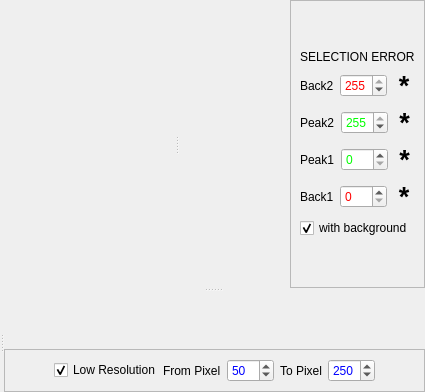
                   <widget class="QSplitter" name="splitter_5">
                    <property name="minimumSize">
                     <size>
                      <width>100</width>
                      <height>100</height>
                     </size>
                    </property>
                    <property name="orientation">
                     <enum>Qt::Vertical</enum>
                    </property>
                    <property name="childrenCollapsible">
                     <bool>false</bool>
                    </property>
                    <widget class="QSplitter" name="splitter_8">
                     <property name="orientation">
                      <enum>Qt::Horizontal</enum>
                     </property>
                     <property name="childrenCollapsible">
                      <bool>false</bool>
                     </property>
                     <widget class="MPLWidgetNoLog" name="norm_yt_plot" native="true">
                      <property name="sizePolicy">
                       <sizepolicy hsizetype="Expanding" vsizetype="Expanding">
                        <horstretch>0</horstretch>
                        <verstretch>0</verstretch>
                       </sizepolicy>
                      </property>
                     </widget>
                     <widget class="QWidget" name="layoutWidget_11">
                      <layout class="QHBoxLayout" name="horizontalLayout_43">
                       <item>
                        <widget class="MPLWidgetXLog" name="norm_yi_plot" native="true">
                         <property name="sizePolicy">
                          <sizepolicy hsizetype="Expanding" vsizetype="Expanding">
                           <horstretch>0</horstretch>
                           <verstretch>0</verstretch>
                          </sizepolicy>
                         </property>
                        </widget>
                       </item>
                       <item>
                        <widget class="QFrame" name="frame_16">
                         <property name="maximumSize">
                          <size>
                           <width>180</width>
                           <height>16777215</height>
                          </size>
                         </property>
                         <property name="frameShape">
                          <enum>QFrame::StyledPanel</enum>
                         </property>
                         <property name="frameShadow">
                          <enum>QFrame::Raised</enum>
                         </property>
                         <layout class="QVBoxLayout" name="verticalLayout_31">
                          <item>
                           <spacer name="verticalSpacer_7">
                            <property name="orientation">
                             <enum>Qt::Vertical</enum>
                            </property>
                            <property name="sizeType">
                             <enum>QSizePolicy::Minimum</enum>
                            </property>
                            <property name="sizeHint" stdset="0">
                             <size>
                              <width>20</width>
                              <height>40</height>
                             </size>
                            </property>
                           </spacer>
                          </item>
                          <item>
                           <widget class="QLabel" name="norm_selection_error_label">
                            <property name="text">
                             <string>SELECTION ERROR</string>
                            </property>
                           </widget>
                          </item>
                          <item>
                           <layout class="QVBoxLayout" name="verticalLayout_32">
                            <item>
                             <layout class="QHBoxLayout" name="horizontalLayout_44">
                              <item>
                               <widget class="QLabel" name="normBackFromLabel">
                                <property name="text">
                                 <string>Back2</string>
                                </property>
                               </widget>
                              </item>
                              <item>
                               <widget class="QSpinBox" name="normBackToValue">
                                <property name="palette">
                                 <palette>
                                  <active>
                                   <colorrole role="Text">
                                    <brush brushstyle="SolidPattern">
                                     <color alpha="255">
                                      <red>255</red>
                                      <green>0</green>
                                      <blue>0</blue>
                                     </color>
                                    </brush>
                                   </colorrole>
                                  </active>
                                  <inactive>
                                   <colorrole role="Text">
                                    <brush brushstyle="SolidPattern">
                                     <color alpha="255">
                                      <red>255</red>
                                      <green>0</green>
                                      <blue>0</blue>
                                     </color>
                                    </brush>
                                   </colorrole>
                                  </inactive>
                                  <disabled>
                                   <colorrole role="Text">
                                    <brush brushstyle="SolidPattern">
                                     <color alpha="255">
                                      <red>118</red>
                                      <green>118</green>
                                      <blue>117</blue>
                                     </color>
                                    </brush>
                                   </colorrole>
                                  </disabled>
                                 </palette>
                                </property>
                                <property name="maximum">
                                 <number>255</number>
                                </property>
                                <property name="value">
                                 <number>255</number>
                                </property>
                               </widget>
                              </item>
                              <item>
                               <widget class="QLabel" name="norm_back2_error">
                                <property name="font">
                                 <font>
                                  <pointsize>20</pointsize>
                                  <weight>75</weight>
                                  <bold>true</bold>
                                 </font>
                                </property>
                                <property name="accessibleDescription">
                                 <string/>
                                </property>
                                <property name="text">
                                 <string>*</string>
                                </property>
                                <property name="alignment">
                                 <set>Qt::AlignCenter</set>
                                </property>
                               </widget>
                              </item>
                             </layout>
                            </item>
                            <item>
                             <layout class="QHBoxLayout" name="horizontalLayout_45">
                              <item>
                               <widget class="QLabel" name="normPeakFromLabel">
                                <property name="text">
                                 <string>Peak2</string>
                                </property>
                               </widget>
                              </item>
                              <item>
                               <widget class="QSpinBox" name="normPeakToValue">
                                <property name="palette">
                                 <palette>
                                  <active>
                                   <colorrole role="Text">
                                    <brush brushstyle="SolidPattern">
                                     <color alpha="255">
                                      <red>0</red>
                                      <green>255</green>
                                      <blue>0</blue>
                                     </color>
                                    </brush>
                                   </colorrole>
                                  </active>
                                  <inactive>
                                   <colorrole role="Text">
                                    <brush brushstyle="SolidPattern">
                                     <color alpha="255">
                                      <red>0</red>
                                      <green>255</green>
                                      <blue>0</blue>
                                     </color>
                                    </brush>
                                   </colorrole>
                                  </inactive>
                                  <disabled>
                                   <colorrole role="Text">
                                    <brush brushstyle="SolidPattern">
                                     <color alpha="255">
                                      <red>118</red>
                                      <green>118</green>
                                      <blue>117</blue>
                                     </color>
                                    </brush>
                                   </colorrole>
                                  </disabled>
                                 </palette>
                                </property>
                                <property name="maximum">
                                 <number>255</number>
                                </property>
                                <property name="value">
                                 <number>255</number>
                                </property>
                               </widget>
                              </item>
                              <item>
                               <widget class="QLabel" name="norm_peak2_error">
                                <property name="font">
                                 <font>
                                  <pointsize>20</pointsize>
                                  <weight>75</weight>
                                  <bold>true</bold>
                                 </font>
                                </property>
                                <property name="accessibleDescription">
                                 <string/>
                                </property>
                                <property name="text">
                                 <string>*</string>
                                </property>
                                <property name="alignment">
                                 <set>Qt::AlignCenter</set>
                                </property>
                               </widget>
                              </item>
                             </layout>
                            </item>
                            <item>
                             <layout class="QHBoxLayout" name="horizontalLayout_46">
                              <item>
                               <widget class="QLabel" name="normPeakToLabel">
                                <property name="text">
                                 <string>Peak1</string>
                                </property>
                               </widget>
                              </item>
                              <item>
                               <widget class="QSpinBox" name="normPeakFromValue">
                                <property name="palette">
                                 <palette>
                                  <active>
                                   <colorrole role="Text">
                                    <brush brushstyle="SolidPattern">
                                     <color alpha="255">
                                      <red>0</red>
                                      <green>255</green>
                                      <blue>0</blue>
                                     </color>
                                    </brush>
                                   </colorrole>
                                  </active>
                                  <inactive>
                                   <colorrole role="Text">
                                    <brush brushstyle="SolidPattern">
                                     <color alpha="255">
                                      <red>0</red>
                                      <green>255</green>
                                      <blue>0</blue>
                                     </color>
                                    </brush>
                                   </colorrole>
                                  </inactive>
                                  <disabled>
                                   <colorrole role="Text">
                                    <brush brushstyle="SolidPattern">
                                     <color alpha="255">
                                      <red>118</red>
                                      <green>118</green>
                                      <blue>117</blue>
                                     </color>
                                    </brush>
                                   </colorrole>
                                  </disabled>
                                 </palette>
                                </property>
                                <property name="maximum">
                                 <number>255</number>
                                </property>
                                <property name="value">
                                 <number>0</number>
                                </property>
                               </widget>
                              </item>
                              <item>
                               <widget class="QLabel" name="norm_peak1_error">
                                <property name="font">
                                 <font>
                                  <pointsize>20</pointsize>
                                  <weight>75</weight>
                                  <bold>true</bold>
                                 </font>
                                </property>
                                <property name="accessibleDescription">
                                 <string/>
                                </property>
                                <property name="text">
                                 <string>*</string>
                                </property>
                                <property name="alignment">
                                 <set>Qt::AlignCenter</set>
                                </property>
                               </widget>
                              </item>
                             </layout>
                            </item>
                            <item>
                             <layout class="QHBoxLayout" name="horizontalLayout_47">
                              <item>
                               <widget class="QLabel" name="normBackToLabel">
                                <property name="text">
                                 <string>Back1</string>
                                </property>
                               </widget>
                              </item>
                              <item>
                               <widget class="QSpinBox" name="normBackFromValue">
                                <property name="palette">
                                 <palette>
                                  <active>
                                   <colorrole role="Text">
                                    <brush brushstyle="SolidPattern">
                                     <color alpha="255">
                                      <red>255</red>
                                      <green>0</green>
                                      <blue>0</blue>
                                     </color>
                                    </brush>
                                   </colorrole>
                                   <colorrole role="Base">
                                    <brush brushstyle="SolidPattern">
                                     <color alpha="255">
                                      <red>255</red>
                                      <green>255</green>
                                      <blue>255</blue>
                                     </color>
                                    </brush>
                                   </colorrole>
                                  </active>
                                  <inactive>
                                   <colorrole role="Text">
                                    <brush brushstyle="SolidPattern">
                                     <color alpha="255">
                                      <red>255</red>
                                      <green>0</green>
                                      <blue>0</blue>
                                     </color>
                                    </brush>
                                   </colorrole>
                                   <colorrole role="Base">
                                    <brush brushstyle="SolidPattern">
                                     <color alpha="255">
                                      <red>255</red>
                                      <green>255</green>
                                      <blue>255</blue>
                                     </color>
                                    </brush>
                                   </colorrole>
                                  </inactive>
                                  <disabled>
                                   <colorrole role="Text">
                                    <brush brushstyle="SolidPattern">
                                     <color alpha="255">
                                      <red>118</red>
                                      <green>118</green>
                                      <blue>117</blue>
                                     </color>
                                    </brush>
                                   </colorrole>
                                   <colorrole role="Base">
                                    <brush brushstyle="SolidPattern">
                                     <color alpha="255">
                                      <red>255</red>
                                      <green>255</green>
                                      <blue>255</blue>
                                     </color>
                                    </brush>
                                   </colorrole>
                                  </disabled>
                                 </palette>
                                </property>
                                <property name="maximum">
                                 <number>255</number>
                                </property>
                                <property name="value">
                                 <number>0</number>
                                </property>
                               </widget>
                              </item>
                              <item>
                               <widget class="QLabel" name="norm_back1_error">
                                <property name="font">
                                 <font>
                                  <pointsize>20</pointsize>
                                  <weight>75</weight>
                                  <bold>true</bold>
                                 </font>
                                </property>
                                <property name="accessibleDescription">
                                 <string/>
                                </property>
                                <property name="text">
                                 <string>*</string>
                                </property>
                                <property name="alignment">
                                 <set>Qt::AlignCenter</set>
                                </property>
                               </widget>
                              </item>
                             </layout>
                            </item>
                            <item>
                             <widget class="QCheckBox" name="normBackgroundFlag">
                              <property name="text">
                               <string>with background</string>
                              </property>
                              <property name="checked">
                               <bool>true</bool>
                              </property>
                             </widget>
                            </item>
                           </layout>
                          </item>
                          <item>
                           <spacer name="verticalSpacer_8">
                            <property name="orientation">
                             <enum>Qt::Vertical</enum>
                            </property>
                            <property name="sizeType">
                             <enum>QSizePolicy::Minimum</enum>
                            </property>
                            <property name="sizeHint" stdset="0">
                             <size>
                              <width>20</width>
                              <height>40</height>
                             </size>
                            </property>
                           </spacer>
                          </item>
                         </layout>
                        </widget>
                       </item>
                      </layout>
                     </widget>
                    </widget>
                    <widget class="QSplitter" name="splitter_9">
                     <property name="minimumSize">
                      <size>
                       <width>100</width>
                       <height>100</height>
                      </size>
                     </property>
                     <property name="orientation">
                      <enum>Qt::Horizontal</enum>
                     </property>
                     <property name="childrenCollapsible">
                      <bool>false</bool>
                     </property>
                     <widget class="QWidget" name="layoutWidget_12">
                      <layout class="QVBoxLayout" name="verticalLayout_33">
                       <item>
                        <widget class="MPLWidget" name="norm_it_plot" native="true">
                         <property name="sizePolicy">
                          <sizepolicy hsizetype="Expanding" vsizetype="Expanding">
                           <horstretch>0</horstretch>
                           <verstretch>0</verstretch>
                          </sizepolicy>
                         </property>
                        </widget>
                       </item>
                      </layout>
                     </widget>
                     <widget class="QWidget" name="layoutWidget_13">
                      <layout class="QVBoxLayout" name="verticalLayout_34">
                       <item>
                        <widget class="MPLWidget" name="norm_ix_plot" native="true">
                         <property name="sizePolicy">
                          <sizepolicy hsizetype="Expanding" vsizetype="Expanding">
                           <horstretch>0</horstretch>
                           <verstretch>0</verstretch>
                          </sizepolicy>
                         </property>
                        </widget>
                       </item>
                       <item>
                        <widget class="QFrame" name="frame_20">
                         <property name="maximumSize">
                          <size>
                           <width>16777215</width>
                           <height>50</height>
                          </size>
                         </property>
                         <property name="frameShape">
                          <enum>QFrame::StyledPanel</enum>
                         </property>
                         <property name="frameShadow">
                          <enum>QFrame::Raised</enum>
                         </property>
                         <layout class="QHBoxLayout" name="horizontalLayout_54">
                          <item>
                           <layout class="QHBoxLayout" name="horizontalLayout_83">
                            <item>
                             <spacer name="horizontalSpacer_28">
                              <property name="orientation">
                               <enum>Qt::Horizontal</enum>
                              </property>
                              <property name="sizeType">
                               <enum>QSizePolicy::Minimum</enum>
                              </property>
                              <property name="sizeHint" stdset="0">
                               <size>
                                <width>40</width>
                                <height>20</height>
                               </size>
                              </property>
                             </spacer>
                            </item>
                            <item>
                             <widget class="QCheckBox" name="normLowResFlag">
                              <property name="text">
                               <string>Low Resolution</string>
                              </property>
                              <property name="checked">
                               <bool>true</bool>
                              </property>
                             </widget>
                            </item>
                            <item>
                             <widget class="QLabel" name="normLowResFromLabel">
                              <property name="layoutDirection">
                               <enum>Qt::RightToLeft</enum>
                              </property>
                              <property name="text">
                               <string>From Pixel</string>
                              </property>
                             </widget>
                            </item>
                            <item>
                             <spacer name="horizontalSpacer_65">
                              <property name="orientation">
                               <enum>Qt::Horizontal</enum>
                              </property>
                              <property name="sizeType">
                               <enum>QSizePolicy::Fixed</enum>
                              </property>
                              <property name="sizeHint" stdset="0">
                               <size>
                                <width>0</width>
                                <height>20</height>
                               </size>
                              </property>
                             </spacer>
                            </item>
                            <item>
                             <widget class="QSpinBox" name="normLowResFromValue">
                              <property name="palette">
                               <palette>
                                <active>
                                 <colorrole role="Text">
                                  <brush brushstyle="SolidPattern">
                                   <color alpha="255">
                                    <red>0</red>
                                    <green>0</green>
                                    <blue>255</blue>
                                   </color>
                                  </brush>
                                 </colorrole>
                                </active>
                                <inactive>
                                 <colorrole role="Text">
                                  <brush brushstyle="SolidPattern">
                                   <color alpha="255">
                                    <red>0</red>
                                    <green>0</green>
                                    <blue>255</blue>
                                   </color>
                                  </brush>
                                 </colorrole>
                                </inactive>
                                <disabled>
                                 <colorrole role="Text">
                                  <brush brushstyle="SolidPattern">
                                   <color alpha="255">
                                    <red>118</red>
                                    <green>118</green>
                                    <blue>117</blue>
                                   </color>
                                  </brush>
                                 </colorrole>
                                </disabled>
                               </palette>
                              </property>
                              <property name="maximum">
                               <number>255</number>
                              </property>
                              <property name="value">
                               <number>50</number>
                              </property>
                             </widget>
                            </item>
                            <item>
                             <widget class="QLabel" name="normLowResToLabel">
                              <property name="layoutDirection">
                               <enum>Qt::RightToLeft</enum>
                              </property>
                              <property name="text">
                               <string>To Pixel</string>
                              </property>
                             </widget>
                            </item>
                            <item>
                             <spacer name="horizontalSpacer_66">
                              <property name="orientation">
                               <enum>Qt::Horizontal</enum>
                              </property>
                              <property name="sizeType">
                               <enum>QSizePolicy::Fixed</enum>
                              </property>
                              <property name="sizeHint" stdset="0">
                               <size>
                                <width>0</width>
                                <height>20</height>
                               </size>
                              </property>
                             </spacer>
                            </item>
                            <item>
                             <widget class="QSpinBox" name="normLowResToValue">
                              <property name="palette">
                               <palette>
                                <active>
                                 <colorrole role="Text">
                                  <brush brushstyle="SolidPattern">
                                   <color alpha="255">
                                    <red>0</red>
                                    <green>0</green>
                                    <blue>255</blue>
                                   </color>
                                  </brush>
                                 </colorrole>
                                </active>
                                <inactive>
                                 <colorrole role="Text">
                                  <brush brushstyle="SolidPattern">
                                   <color alpha="255">
                                    <red>0</red>
                                    <green>0</green>
                                    <blue>255</blue>
                                   </color>
                                  </brush>
                                 </colorrole>
                                </inactive>
                                <disabled>
                                 <colorrole role="Text">
                                  <brush brushstyle="SolidPattern">
                                   <color alpha="255">
                                    <red>118</red>
                                    <green>118</green>
                                    <blue>117</blue>
                                   </color>
                                  </brush>
                                 </colorrole>
                                </disabled>
                               </palette>
                              </property>
                              <property name="maximum">
                               <number>303</number>
                              </property>
                              <property name="value">
                               <number>250</number>
                              </property>
                             </widget>
                            </item>
                            <item>
                             <spacer name="horizontalSpacer_67">
                              <property name="orientation">
                               <enum>Qt::Horizontal</enum>
                              </property>
                              <property name="sizeType">
                               <enum>QSizePolicy::Minimum</enum>
                              </property>
                              <property name="sizeHint" stdset="0">
                               <size>
                                <width>40</width>
                                <height>20</height>
                               </size>
                              </property>
                             </spacer>
                            </item>
                           </layout>
                          </item>
                         </layout>
                        </widget>
                       </item>
                      </layout>
                     </widget>
                    </widget>
                   </widget>
